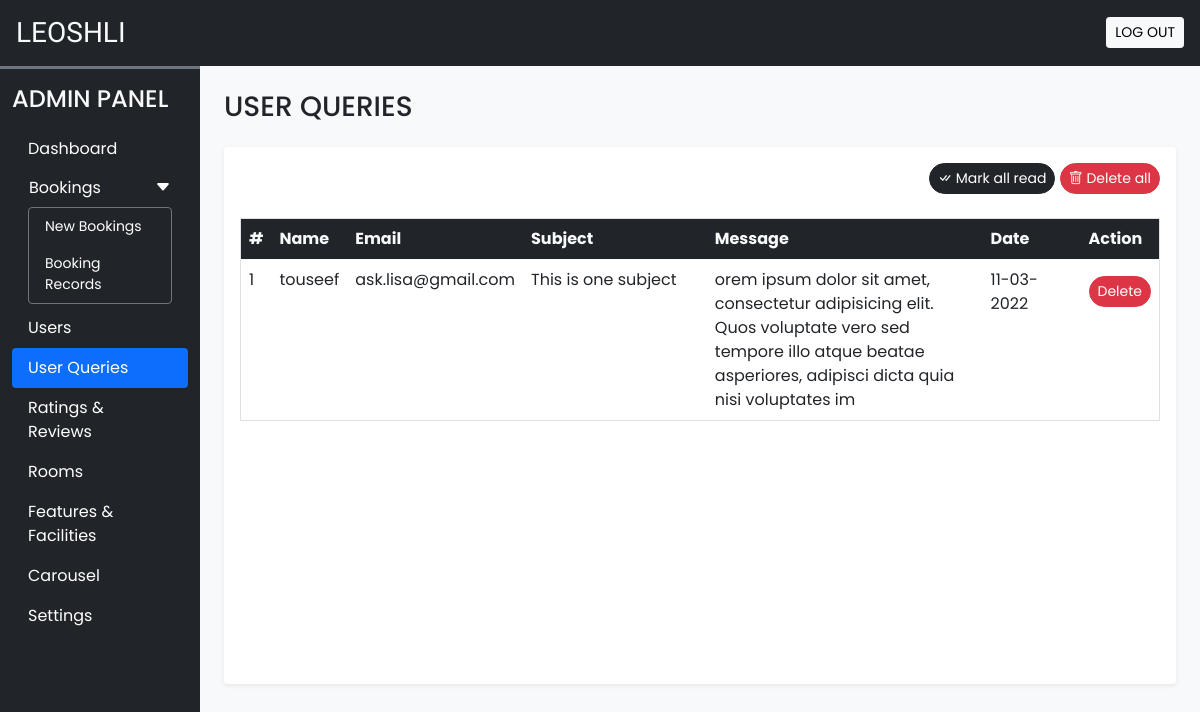
Page /admin/user_queries.php (signed in) on the committed database.
### tables this page shows
CREATE TABLE `user_queries` (
  `sr_no` int(11) NOT NULL,
  `name` varchar(50) NOT NULL,
  `email` varchar(150) NOT NULL,
  `subject` varchar(200) NOT NULL,
  `message` varchar(500) NOT NULL,
  `datentime` datetime NOT NULL DEFAULT current_timestamp(),
  `seen` tinyint(4) NOT NULL DEFAULT 0
);

### admin/user_queries.php (the view, shortened to what this page needs)
<!DOCTYPE html>
<html lang="en">
<head>
  <?php require('inc/links.php'); ?>
</head>
<body class="bg-light">
  <?php require('inc/header.php'); ?>
  <div class="container-fluid" id="main-content">
    <div class="row">
      <div class="col-lg-10 ms-auto p-4 overflow-hidden">
        <h3 class="mb-4">USER QUERIES</h3>
        <div class="card border-0 shadow-sm mb-4">
          <div class="card-body">
            <div class="text-end mb-4">
              <a href="?seen=all" class="btn btn-dark rounded-pill shadow-none btn-sm">
                <i class="bi bi-check-all"></i> Mark all read
              </a>
              <a href="?del=all" class="btn btn-danger rounded-pill shadow-none btn-sm">
                <i class="bi bi-trash"></i> Delete all
              </a>
            </div>
            <div class="table-responsive-md" style="height: 450px; overflow-y: scroll;">
              <table class="table table-hover border">
                <thead class="sticky-top">
                  <tr class="bg-dark text-light">
                    <th scope="col">#</th>
                    <th scope="col">Name</th>
                    <th scope="col">Email</th>
                    <th scope="col" width="20%">Subject</th>
                    <th scope="col" width="30%">Message</th>
                    <th scope="col">Date</th>
                    <th scope="col">Action</th>
                  </tr>
                </thead>
                <tbody>
                  <?php
                    $q = "SELECT * FROM `user_queries` ORDER BY `sr_no` DESC";
                    $data = mysqli_query($con,$q);
                    $i=1;
                    while($row = mysqli_fetch_assoc($data))
                    {
                      $date = date('d-m-Y',strtotime($row['datentime']));
                      $seen='';
                      $seen.="<a href='?del=$row[sr_no]' class='btn btn-sm rounded-pill btn-danger mt-2'>Delete</a>";
                      echo<<<query
                        <tr>
                          <td>$i</td>
                          <td>$row[name]</td>
                          <td>$row[email]</td>
                          <td>$row[subject]</td>
                          <td>$row[message]</td>
                          <td>$date</td>
                          <td>$seen</td>
                        </tr>
                      query;
                      $i++;
                    }
                  ?>
                </tbody>
              </table>
            </div>
          </div>
        </div>
      </div>
    </div>
  </div>
</body>
</html>

### admin/css/common.css (style rules this page uses)
:root { --teal: #2f9267; --teal_hover: #279e59; }
* { font-family: 'Poppins', sans-serif; }

### rows in the picture
user_queries: name "touseef", email "ask.lisa@gmail.com", subject "This is one subject", message "orem ipsum dolor sit amet, consectetur adipisicing elit. Quos voluptate vero sed tempore illo atque beatae asperiores, adipisci dicta quia nisi voluptates im", datentime "11-03-2022"
